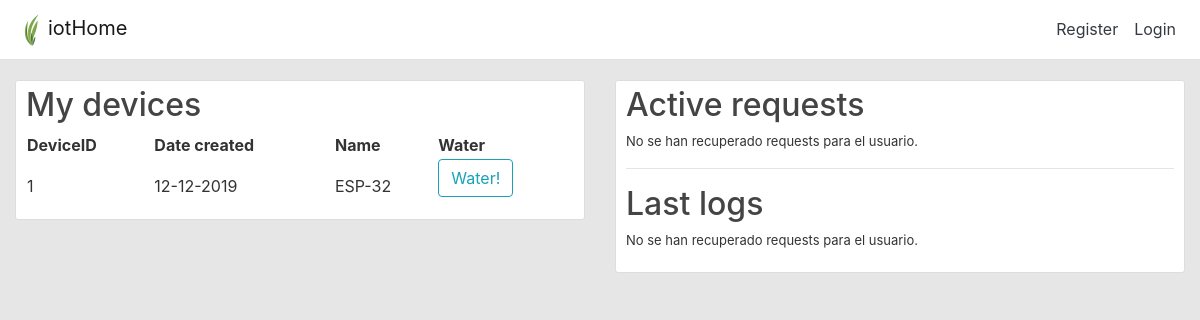
Before: /check with the older database file.
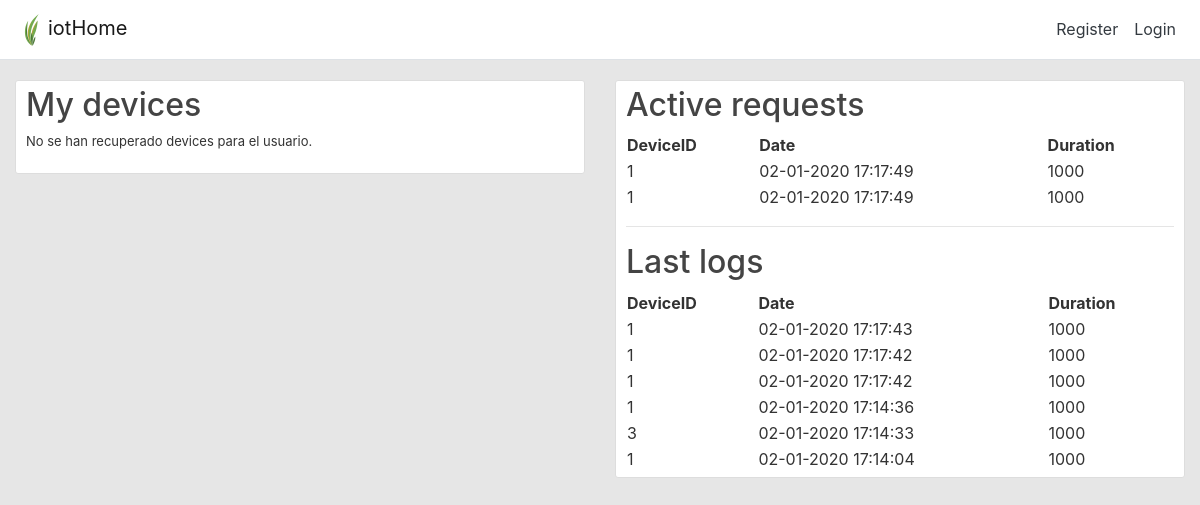
After: the same page with the newer database file.
### app/models.py (models this page shows, shortened)
class Device(db.Model):
    id = db.Column(db.Integer, primary_key=True)
    date_created = db.Column(db.DateTime, nullable=False, default=datetime.utcnow)
    name = db.Column(db.String(100), nullable=False)
    user_id = db.Column(db.Integer, db.ForeignKey('user.id'), nullable=False, index=True)

class WaterRequest(db.Model):
    id = db.Column(db.Integer, primary_key=True)
    date_created = db.Column(db.DateTime, nullable=False, default=datetime.utcnow)
    status = db.Column(db.Boolean, nullable=False)
    duration = db.Column(db.Integer, nullable=False)
    device_id = db.Column(db.Integer, db.ForeignKey('device.id'), nullable=False, index=True)

class WaterLog(db.Model):
    id = db.Column(db.Integer, primary_key=True)
    date_created = db.Column(db.DateTime, nullable=False, default=datetime.utcnow)
    duration = db.Column(db.Integer, nullable=False)
    device_id = db.Column(db.Integer, db.ForeignKey('device.id'), nullable=False, index=True)

### app/water/routes.py (the view)
@water.route("/check",methods=['GET','POST'])
def check():
    requests = WaterRequest.query.filter_by(status=True).order_by(WaterRequest.date_created.desc()).all()
    devices = Device.query.all()
    logs = WaterLog.query.order_by(WaterLog.date_created.desc()).all()
    form = WaterForm()
    if form.validate_on_submit():
        request = WaterRequest(duration=1000,device_id=1,status=True)
        db.session.add(request)
        db.session.commit()
        return redirect(url_for('water.check'))
    return render_template('water.html',
                            title='iotHome',
                            requests=requests,
                            logs=logs,
                            form=form,
                            devices=devices)

### app/water/forms.py
class WaterForm(FlaskForm):
    submit = SubmitField('Water!')

### app/templates/water.html (shortened to what this page needs)
{% extends "base.html" %}
{% block content %}
<div class="row">
    <div class="col-md-6">
      <div class="chart-container content-section">
        <h2>My devices</h2>
        {% if devices.__len__() == 0%}
            <p>No se han recuperado devices para el usuario.</p>
        {% else %}
        <table style="width:100%">
          <tr>
              <th>DeviceID</th>
              <th>Date created</th>
              <th>Name</th>
              <th>Water</th>
          </tr>
          {% for device in devices %}
          <tr>
            <td>{{device.id}}</td>
            <td>{{device.date_created.strftime('%d-%m-%Y')}}</td>
            <td>{{device.name}}</td>
            <td>
              <form method="POST" action="">
                <div class="form-group">
                    {{form.submit(class="btn btn-outline-info")}}
                </div>
              </form>
            </td>
          </tr>
          {% endfor %}
        </table>
        {% endif %}
      </div>
    </div>
    <div class="col-md-6">
      <div class="chart-container content-section">
        <h2>Active requests</h2>
        {% if requests.__len__() == 0%}
            <p>No se han recuperado requests para el usuario.</p>
        {% else %}
        <table style="width:100%">
          <tr>
              <th>DeviceID</th>
              <th>Date</th>
              <th>Duration</th>
          </tr>
          {% for request in requests %}
          <tr>
            <td>{{request.device_id}}</td>
            <td>{{request.date_created.strftime('%d-%m-%Y  %H:%M:%S')}}</td>
            <td>{{request.duration}}</td>
          </tr>
          {% endfor %}
        </table>
        {% endif %}
        <hr>
        <h2>Last logs</h2>
        {% if logs.__len__() == 0%}
            <p>No se han recuperado requests para el usuario.</p>
        {% else %}
        <table style="width:100%">
          <tr>
              <th>DeviceID</th>
              <th>Date</th>
              <th>Duration</th>
          </tr>
          {% for log in logs %}
          <tr>
              <td>{{log.device_id}}</td>
              <td>{{log.date_created.strftime('%d-%m-%Y  %H:%M:%S')}}</td>
              <td>{{log.duration}}</td>
          </tr>
          {% endfor %}
        </table>
        {% endif %}
      </div>
    </div>
  </div>
{% endblock %}

### app/templates/base.html (shortened to what this page needs)
<!DOCTYPE html>
<html lang="en">
  <head>
    <link rel="stylesheet" href="https://stackpath.bootstrapcdn.com/bootstrap/4.3.1/css/bootstrap.min.css">
    <link rel="stylesheet" type= "text/css" href="{{ url_for('static', filename='main.css') }}"/>
  </head>
  <body>
    <header class="site-header">
      <nav class="navbar navbar-expand-md navbar-light bg-white fixed-top border-bottom">
        <a class="navbar-brand abs" href="/"><img type="image/png" src="{{url_for('static', filename='logo.png')}}" width="32px">iotHome</a>
        <div class="navbar-collapse collapse" id="collapsingNavbar">
            <ul class="navbar-nav ml-auto">
              {%if current_user.is_authenticated%}
                <li class="nav-item">
                  <a class="nav-item nav-link text-dark" href="{{url_for('users.account')}}">Account</a>
                </li>
                <li class="nav-item">
                  <a class="nav-item nav-link text-dark" href="{{url_for('users.logout')}}">Logout</a>
                </li>
              {%else%}
              <li class="nav-item">
                <a class="nav-item nav-link text-dark" href="{{url_for('users.register')}}">Register</a>
              </li>
              <li class="nav-item">
                <a class="nav-item nav-link text-dark" href="{{url_for('users.login')}}">Login</a>
              </li>
              {%endif%}
            </ul>
        </div>
    </nav>
    </header>
    <main role="main" class="container-fluid">
      <div class="row">
        <div class='col-md-12 center'>
          {% block content %}{% endblock %}
        </div>
      </div>
    </main>
  </body>
</html>

### app/static/main.css (style rules this page uses)
body { background: #e6e6e6; color: #333333; margin-top: 5rem; padding-bottom: 50px; }
h1, h2, h3, h4, h5, h6 { color: #444444; }
p { font-size: small; }
.site-header .navbar-nav .nav-link { color: #cbd5db; }
.content-section { background: #ffffff; padding: 5px 10px; border: 1px solid #dddddd; border-radius: 3px; margin-bottom: 20px; }

Changed rows visible on the page:
removed Device: id "1", date_created "12-12-2019", name "ESP-32"
added WaterRequest: device_id "1", date_created "02-01-2020 17:17:49", duration "1000"
added WaterRequest: device_id "1", date_created "02-01-2020 17:17:49", duration "1000"
added WaterLog: device_id "1", date_created "02-01-2020 17:17:43", duration "1000"
added WaterLog: device_id "1", date_created "02-01-2020 17:17:42", duration "1000"
added WaterLog: device_id "1", date_created "02-01-2020 17:17:42", duration "1000"
added WaterLog: device_id "1", date_created "02-01-2020 17:14:36", duration "1000"
added WaterLog: device_id "3", date_created "02-01-2020 17:14:33", duration "1000"
added WaterLog: device_id "1", date_created "02-01-2020 17:14:04", duration "1000"
Other visible differences:
text no longer shown: "Date created Name Water No se han recuperado requests para el usuario. No se han recuperado requests para el usuario."
text now shown: "No se han recuperado devices para el usuario. Date Duration Date Duration"
